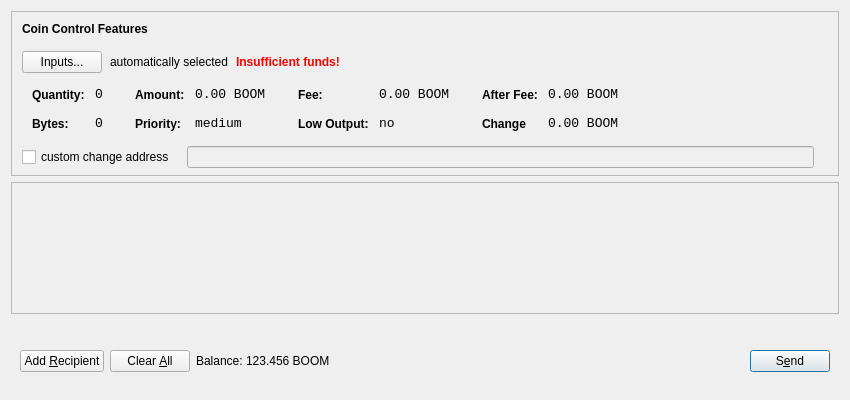
<?xml version="1.0" encoding="UTF-8"?>
<ui version="4.0">
 <class>SendCoinsDialog</class>
 <widget class="QDialog" name="SendCoinsDialog">
  <property name="geometry">
   <rect>
    <x>0</x>
    <y>0</y>
    <width>850</width>
    <height>400</height>
   </rect>
  </property>
  <property name="windowTitle">
   <string>Send Coins</string>
  </property>
  <layout class="QVBoxLayout" name="verticalLayout" stretch="0,1,0">
   <property name="bottomMargin">
    <number>8</number>
   </property>
   <item>
    <widget class="QFrame" name="frameCoinControl">
     <property name="sizePolicy">
      <sizepolicy hsizetype="Expanding" vsizetype="Expanding">
       <horstretch>0</horstretch>
       <verstretch>0</verstretch>
      </sizepolicy>
     </property>
     <property name="maximumSize">
      <size>
       <width>16777215</width>
       <height>16777215</height>
      </size>
     </property>
     <property name="frameShape">
      <enum>QFrame::StyledPanel</enum>
     </property>
     <property name="frameShadow">
      <enum>QFrame::Sunken</enum>
     </property>
     <layout class="QVBoxLayout" name="verticalLayoutCoinControl2">
      <property name="spacing">
       <number>6</number>
      </property>
      <property name="leftMargin">
       <number>0</number>
      </property>
      <property name="topMargin">
       <number>0</number>
      </property>
      <property name="rightMargin">
       <number>0</number>
      </property>
      <property name="bottomMargin">
       <number>6</number>
      </property>
      <item>
       <layout class="QVBoxLayout" name="verticalLayoutCoinControl" stretch="0,0,0,0,1">
        <property name="spacing">
         <number>0</number>
        </property>
        <property name="leftMargin">
         <number>10</number>
        </property>
        <property name="topMargin">
         <number>10</number>
        </property>
        <item>
         <layout class="QHBoxLayout" name="horizontalLayoutCoinControl1">
          <property name="bottomMargin">
           <number>15</number>
          </property>
          <item>
           <widget class="QLabel" name="labelCoinControlFeatures">
            <property name="sizePolicy">
             <sizepolicy hsizetype="Preferred" vsizetype="Maximum">
              <horstretch>0</horstretch>
              <verstretch>0</verstretch>
             </sizepolicy>
            </property>
            <property name="font">
             <font>
              <weight>75</weight>
              <bold>true</bold>
             </font>
            </property>
            <property name="styleSheet">
             <string notr="true">font-weight:bold;</string>
            </property>
            <property name="text">
             <string>Coin Control Features</string>
            </property>
           </widget>
          </item>
         </layout>
        </item>
        <item>
         <layout class="QHBoxLayout" name="horizontalLayoutCoinControl2" stretch="0,0,0,0">
          <property name="spacing">
           <number>8</number>
          </property>
          <property name="bottomMargin">
           <number>10</number>
          </property>
          <item>
           <widget class="QPushButton" name="pushButtonCoinControl">
            <property name="styleSheet">
             <string notr="true"/>
            </property>
            <property name="text">
             <string>Inputs...</string>
            </property>
           </widget>
          </item>
          <item>
           <widget class="QLabel" name="labelCoinControlAutomaticallySelected">
            <property name="text">
             <string>automatically selected</string>
            </property>
            <property name="margin">
             <number>5</number>
            </property>
           </widget>
          </item>
          <item>
           <widget class="QLabel" name="labelCoinControlInsuffFunds">
            <property name="font">
             <font>
              <weight>75</weight>
              <bold>true</bold>
             </font>
            </property>
            <property name="styleSheet">
             <string notr="true">color:red;font-weight:bold;</string>
            </property>
            <property name="text">
             <string>Insufficient funds!</string>
            </property>
            <property name="margin">
             <number>5</number>
            </property>
           </widget>
          </item>
          <item>
           <spacer name="horizontalSpacerCoinControl">
            <property name="orientation">
             <enum>Qt::Horizontal</enum>
            </property>
            <property name="sizeHint" stdset="0">
             <size>
              <width>40</width>
              <height>1</height>
             </size>
            </property>
           </spacer>
          </item>
         </layout>
        </item>
        <item>
         <widget class="QWidget" name="widgetCoinControl" native="true">
          <property name="sizePolicy">
           <sizepolicy hsizetype="Preferred" vsizetype="Preferred">
            <horstretch>0</horstretch>
            <verstretch>0</verstretch>
           </sizepolicy>
          </property>
          <property name="minimumSize">
           <size>
            <width>0</width>
            <height>0</height>
           </size>
          </property>
          <property name="styleSheet">
           <string notr="true"/>
          </property>
          <layout class="QHBoxLayout" name="horizontalLayoutCoinControl5">
           <property name="leftMargin">
            <number>0</number>
           </property>
           <property name="topMargin">
            <number>0</number>
           </property>
           <property name="rightMargin">
            <number>0</number>
           </property>
           <property name="bottomMargin">
            <number>0</number>
           </property>
           <item>
            <layout class="QHBoxLayout" name="horizontalLayoutCoinControl3" stretch="0,0,0,1">
             <property name="spacing">
              <number>20</number>
             </property>
             <property name="topMargin">
              <number>0</number>
             </property>
             <property name="bottomMargin">
              <number>10</number>
             </property>
             <item>
              <layout class="QFormLayout" name="formLayoutCoinControl1">
               <property name="horizontalSpacing">
                <number>10</number>
               </property>
               <property name="verticalSpacing">
                <number>14</number>
               </property>
               <property name="leftMargin">
                <number>10</number>
               </property>
               <property name="topMargin">
                <number>4</number>
               </property>
               <property name="rightMargin">
                <number>6</number>
               </property>
               <item row="0" column="0">
                <widget class="QLabel" name="labelCoinControlQuantityText">
                 <property name="styleSheet">
                  <string notr="true">font-weight:bold;</string>
                 </property>
                 <property name="text">
                  <string>Quantity:</string>
                 </property>
                 <property name="margin">
                  <number>0</number>
                 </property>
                </widget>
               </item>
               <item row="0" column="1">
                <widget class="QLabel" name="labelCoinControlQuantity">
                 <property name="font">
                  <font>
                   <family>Monospace</family>
                   <pointsize>10</pointsize>
                  </font>
                 </property>
                 <property name="cursor">
                  <cursorShape>IBeamCursor</cursorShape>
                 </property>
                 <property name="contextMenuPolicy">
                  <enum>Qt::ActionsContextMenu</enum>
                 </property>
                 <property name="text">
                  <string>0</string>
                 </property>
                 <property name="margin">
                  <number>0</number>
                 </property>
                 <property name="textInteractionFlags">
                  <set>Qt::LinksAccessibleByMouse|Qt::TextSelectableByKeyboard|Qt::TextSelectableByMouse</set>
                 </property>
                </widget>
               </item>
               <item row="1" column="0">
                <widget class="QLabel" name="labelCoinControlBytesText">
                 <property name="styleSheet">
                  <string notr="true">font-weight:bold;</string>
                 </property>
                 <property name="text">
                  <string>Bytes:</string>
                 </property>
                </widget>
               </item>
               <item row="1" column="1">
                <widget class="QLabel" name="labelCoinControlBytes">
                 <property name="font">
                  <font>
                   <family>Monospace</family>
                   <pointsize>10</pointsize>
                  </font>
                 </property>
                 <property name="cursor">
                  <cursorShape>IBeamCursor</cursorShape>
                 </property>
                 <property name="contextMenuPolicy">
                  <enum>Qt::ActionsContextMenu</enum>
                 </property>
                 <property name="text">
                  <string>0</string>
                 </property>
                 <property name="textInteractionFlags">
                  <set>Qt::LinksAccessibleByMouse|Qt::TextSelectableByKeyboard|Qt::TextSelectableByMouse</set>
                 </property>
                </widget>
               </item>
              </layout>
             </item>
             <item>
              <layout class="QFormLayout" name="formLayoutCoinControl2">
               <property name="horizontalSpacing">
                <number>10</number>
               </property>
               <property name="verticalSpacing">
                <number>14</number>
               </property>
               <property name="leftMargin">
                <number>6</number>
               </property>
               <property name="topMargin">
                <number>4</number>
               </property>
               <property name="rightMargin">
                <number>6</number>
               </property>
               <item row="0" column="0">
                <widget class="QLabel" name="labelCoinControlAmountText">
                 <property name="styleSheet">
                  <string notr="true">font-weight:bold;</string>
                 </property>
                 <property name="text">
                  <string>Amount:</string>
                 </property>
                 <property name="margin">
                  <number>0</number>
                 </property>
                </widget>
               </item>
               <item row="0" column="1">
                <widget class="QLabel" name="labelCoinControlAmount">
                 <property name="font">
                  <font>
                   <family>Monospace</family>
                   <pointsize>10</pointsize>
                  </font>
                 </property>
                 <property name="cursor">
                  <cursorShape>IBeamCursor</cursorShape>
                 </property>
                 <property name="contextMenuPolicy">
                  <enum>Qt::ActionsContextMenu</enum>
                 </property>
                 <property name="text">
                  <string>0.00 BOOM</string>
                 </property>
                 <property name="textInteractionFlags">
                  <set>Qt::LinksAccessibleByMouse|Qt::TextSelectableByKeyboard|Qt::TextSelectableByMouse</set>
                 </property>
                </widget>
               </item>
               <item row="1" column="0">
                <widget class="QLabel" name="labelCoinControlPriorityText">
                 <property name="styleSheet">
                  <string notr="true">font-weight:bold;</string>
                 </property>
                 <property name="text">
                  <string>Priority:</string>
                 </property>
                </widget>
               </item>
               <item row="1" column="1">
                <widget class="QLabel" name="labelCoinControlPriority">
                 <property name="font">
                  <font>
                   <family>Monospace</family>
                   <pointsize>10</pointsize>
                  </font>
                 </property>
                 <property name="cursor">
                  <cursorShape>IBeamCursor</cursorShape>
                 </property>
                 <property name="contextMenuPolicy">
                  <enum>Qt::ActionsContextMenu</enum>
                 </property>
                 <property name="text">
                  <string>medium</string>
                 </property>
                 <property name="textInteractionFlags">
                  <set>Qt::LinksAccessibleByMouse|Qt::TextSelectableByKeyboard|Qt::TextSelectableByMouse</set>
                 </property>
                </widget>
               </item>
              </layout>
             </item>
             <item>
              <layout class="QFormLayout" name="formLayoutCoinControl3">
               <property name="horizontalSpacing">
                <number>10</number>
               </property>
               <property name="verticalSpacing">
                <number>14</number>
               </property>
               <property name="leftMargin">
                <number>6</number>
               </property>
               <property name="topMargin">
                <number>4</number>
               </property>
               <property name="rightMargin">
                <number>6</number>
               </property>
               <item row="0" column="0">
                <widget class="QLabel" name="labelCoinControlFeeText">
                 <property name="styleSheet">
                  <string notr="true">font-weight:bold;</string>
                 </property>
                 <property name="text">
                  <string>Fee:</string>
                 </property>
                 <property name="margin">
                  <number>0</number>
                 </property>
                </widget>
               </item>
               <item row="0" column="1">
                <widget class="QLabel" name="labelCoinControlFee">
                 <property name="font">
                  <font>
                   <family>Monospace</family>
                   <pointsize>10</pointsize>
                  </font>
                 </property>
                 <property name="cursor">
                  <cursorShape>IBeamCursor</cursorShape>
                 </property>
                 <property name="contextMenuPolicy">
                  <enum>Qt::ActionsContextMenu</enum>
                 </property>
                 <property name="text">
                  <string>0.00 BOOM</string>
                 </property>
                 <property name="textInteractionFlags">
                  <set>Qt::LinksAccessibleByMouse|Qt::TextSelectableByKeyboard|Qt::TextSelectableByMouse</set>
                 </property>
                </widget>
               </item>
               <item row="1" column="0">
                <widget class="QLabel" name="labelCoinControlLowOutputText">
                 <property name="styleSheet">
                  <string notr="true">font-weight:bold;</string>
                 </property>
                 <property name="text">
                  <string>Low Output:</string>
                 </property>
                </widget>
               </item>
               <item row="1" column="1">
                <widget class="QLabel" name="labelCoinControlLowOutput">
                 <property name="font">
                  <font>
                   <family>Monospace</family>
                   <pointsize>10</pointsize>
                  </font>
                 </property>
                 <property name="cursor">
                  <cursorShape>IBeamCursor</cursorShape>
                 </property>
                 <property name="contextMenuPolicy">
                  <enum>Qt::ActionsContextMenu</enum>
                 </property>
                 <property name="text">
                  <string>no</string>
                 </property>
                 <property name="textInteractionFlags">
                  <set>Qt::LinksAccessibleByMouse|Qt::TextSelectableByKeyboard|Qt::TextSelectableByMouse</set>
                 </property>
                </widget>
               </item>
              </layout>
             </item>
             <item>
              <layout class="QFormLayout" name="formLayoutCoinControl4">
               <property name="horizontalSpacing">
                <number>10</number>
               </property>
               <property name="verticalSpacing">
                <number>14</number>
               </property>
               <property name="leftMargin">
                <number>6</number>
               </property>
               <property name="topMargin">
                <number>4</number>
               </property>
               <property name="rightMargin">
                <number>6</number>
               </property>
               <item row="0" column="0">
                <widget class="QLabel" name="labelCoinControlAfterFeeText">
                 <property name="styleSheet">
                  <string notr="true">font-weight:bold;</string>
                 </property>
                 <property name="text">
                  <string>After Fee:</string>
                 </property>
                 <property name="margin">
                  <number>0</number>
                 </property>
                </widget>
               </item>
               <item row="0" column="1">
                <widget class="QLabel" name="labelCoinControlAfterFee">
                 <property name="font">
                  <font>
                   <family>Monospace</family>
                   <pointsize>10</pointsize>
                  </font>
                 </property>
                 <property name="cursor">
                  <cursorShape>IBeamCursor</cursorShape>
                 </property>
                 <property name="contextMenuPolicy">
                  <enum>Qt::ActionsContextMenu</enum>
                 </property>
                 <property name="text">
                  <string>0.00 BOOM</string>
                 </property>
                 <property name="textInteractionFlags">
                  <set>Qt::LinksAccessibleByMouse|Qt::TextSelectableByKeyboard|Qt::TextSelectableByMouse</set>
                 </property>
                </widget>
               </item>
               <item row="1" column="0">
                <widget class="QLabel" name="labelCoinControlChangeText">
                 <property name="styleSheet">
                  <string notr="true">font-weight:bold;</string>
                 </property>
                 <property name="text">
                  <string>Change</string>
                 </property>
                </widget>
               </item>
               <item row="1" column="1">
                <widget class="QLabel" name="labelCoinControlChange">
                 <property name="font">
                  <font>
                   <family>Monospace</family>
                   <pointsize>10</pointsize>
                  </font>
                 </property>
                 <property name="cursor">
                  <cursorShape>IBeamCursor</cursorShape>
                 </property>
                 <property name="contextMenuPolicy">
                  <enum>Qt::ActionsContextMenu</enum>
                 </property>
                 <property name="text">
                  <string>0.00 BOOM</string>
                 </property>
                 <property name="textInteractionFlags">
                  <set>Qt::LinksAccessibleByMouse|Qt::TextSelectableByKeyboard|Qt::TextSelectableByMouse</set>
                 </property>
                </widget>
               </item>
              </layout>
             </item>
            </layout>
           </item>
          </layout>
         </widget>
        </item>
        <item>
         <layout class="QHBoxLayout" name="horizontalLayoutCoinControl4" stretch="0,0,0">
          <property name="spacing">
           <number>12</number>
          </property>
          <property name="sizeConstraint">
           <enum>QLayout::SetDefaultConstraint</enum>
          </property>
          <property name="topMargin">
           <number>5</number>
          </property>
          <property name="rightMargin">
           <number>5</number>
          </property>
          <item>
           <widget class="QCheckBox" name="checkBoxCoinControlChange">
            <property name="text">
             <string>custom change address</string>
            </property>
           </widget>
          </item>
          <item>
           <widget class="QLineEdit" name="lineEditCoinControlChange">
            <property name="enabled">
             <bool>false</bool>
            </property>
            <property name="sizePolicy">
             <sizepolicy hsizetype="Expanding" vsizetype="Fixed">
              <horstretch>0</horstretch>
              <verstretch>0</verstretch>
             </sizepolicy>
            </property>
           </widget>
          </item>
          <item>
           <widget class="QLabel" name="labelCoinControlChangeLabel">
            <property name="sizePolicy">
             <sizepolicy hsizetype="Preferred" vsizetype="Expanding">
              <horstretch>0</horstretch>
              <verstretch>0</verstretch>
             </sizepolicy>
            </property>
            <property name="minimumSize">
             <size>
              <width>0</width>
              <height>0</height>
             </size>
            </property>
            <property name="text">
             <string/>
            </property>
            <property name="margin">
             <number>3</number>
            </property>
           </widget>
          </item>
         </layout>
        </item>
        <item>
         <spacer name="verticalSpacerCoinControl">
          <property name="orientation">
           <enum>Qt::Vertical</enum>
          </property>
          <property name="sizeHint" stdset="0">
           <size>
            <width>800</width>
            <height>1</height>
           </size>
          </property>
         </spacer>
        </item>
       </layout>
      </item>
     </layout>
    </widget>
   </item>
   <item>
    <widget class="QScrollArea" name="scrollArea">
     <property name="widgetResizable">
      <bool>true</bool>
     </property>
     <widget class="QWidget" name="scrollAreaWidgetContents">
      <property name="geometry">
       <rect>
        <x>0</x>
        <y>0</y>
        <width>830</width>
        <height>104</height>
       </rect>
      </property>
      <layout class="QVBoxLayout" name="verticalLayout_2">
       <property name="leftMargin">
        <number>0</number>
       </property>
       <property name="topMargin">
        <number>0</number>
       </property>
       <property name="rightMargin">
        <number>0</number>
       </property>
       <property name="bottomMargin">
        <number>0</number>
       </property>
       <item>
        <layout class="QVBoxLayout" name="entries">
         <property name="spacing">
          <number>6</number>
         </property>
        </layout>
       </item>
       <item>
        <spacer name="verticalSpacer">
         <property name="orientation">
          <enum>Qt::Vertical</enum>
         </property>
         <property name="sizeHint" stdset="0">
          <size>
           <width>20</width>
           <height>40</height>
          </size>
         </property>
        </spacer>
       </item>
      </layout>
     </widget>
    </widget>
   </item>
   <item>
    <widget class="QWidget" name="buttonBar" native="true">
     <layout class="QHBoxLayout" name="horizontalLayout">
      <property name="leftMargin">
       <number>9</number>
      </property>
      <property name="topMargin">
       <number>30</number>
      </property>
      <property name="rightMargin">
       <number>9</number>
      </property>
      <property name="bottomMargin">
       <number>20</number>
      </property>
      <item>
       <widget class="QPushButton" name="addButton">
        <property name="maximumSize">
         <size>
          <width>136</width>
          <height>36</height>
         </size>
        </property>
        <property name="toolTip">
         <string>Send to multiple recipients at once</string>
        </property>
        <property name="text">
         <string>Add &amp;Recipient</string>
        </property>
        <property name="autoDefault">
         <bool>false</bool>
        </property>
       </widget>
      </item>
      <item>
       <widget class="QPushButton" name="clearButton">
        <property name="sizePolicy">
         <sizepolicy hsizetype="Minimum" vsizetype="Fixed">
          <horstretch>0</horstretch>
          <verstretch>0</verstretch>
         </sizepolicy>
        </property>
        <property name="maximumSize">
         <size>
          <width>100</width>
          <height>36</height>
         </size>
        </property>
        <property name="toolTip">
         <string>Remove all transaction fields</string>
        </property>
        <property name="text">
         <string>Clear &amp;All</string>
        </property>
        <property name="autoRepeatDelay">
         <number>300</number>
        </property>
        <property name="autoDefault">
         <bool>false</bool>
        </property>
       </widget>
      </item>
      <item>
       <layout class="QHBoxLayout" name="horizontalLayout_2">
        <property name="spacing">
         <number>3</number>
        </property>
        <item>
         <widget class="QLabel" name="label">
          <property name="sizePolicy">
           <sizepolicy hsizetype="Preferred" vsizetype="Fixed">
            <horstretch>0</horstretch>
            <verstretch>0</verstretch>
           </sizepolicy>
          </property>
          <property name="text">
           <string>Balance:</string>
          </property>
         </widget>
        </item>
        <item>
         <widget class="QLabel" name="labelBalance">
          <property name="sizePolicy">
           <sizepolicy hsizetype="Preferred" vsizetype="Fixed">
            <horstretch>0</horstretch>
            <verstretch>0</verstretch>
           </sizepolicy>
          </property>
          <property name="cursor">
           <cursorShape>IBeamCursor</cursorShape>
          </property>
          <property name="text">
           <string>123.456 BOOM</string>
          </property>
          <property name="textInteractionFlags">
           <set>Qt::LinksAccessibleByMouse|Qt::TextSelectableByKeyboard|Qt::TextSelectableByMouse</set>
          </property>
         </widget>
        </item>
       </layout>
      </item>
      <item>
       <spacer name="horizontalSpacer">
        <property name="orientation">
         <enum>Qt::Horizontal</enum>
        </property>
        <property name="sizeHint" stdset="0">
         <size>
          <width>40</width>
          <height>20</height>
         </size>
        </property>
       </spacer>
      </item>
      <item>
       <widget class="QPushButton" name="sendButton">
        <property name="maximumSize">
         <size>
          <width>96</width>
          <height>36</height>
         </size>
        </property>
        <property name="toolTip">
         <string>Confirm the send action</string>
        </property>
        <property name="text">
         <string>S&amp;end</string>
        </property>
        <property name="default">
         <bool>true</bool>
        </property>
       </widget>
      </item>
     </layout>
    </widget>
   </item>
  </layout>
 </widget>
 <resources/>
 <connections/>
</ui>
